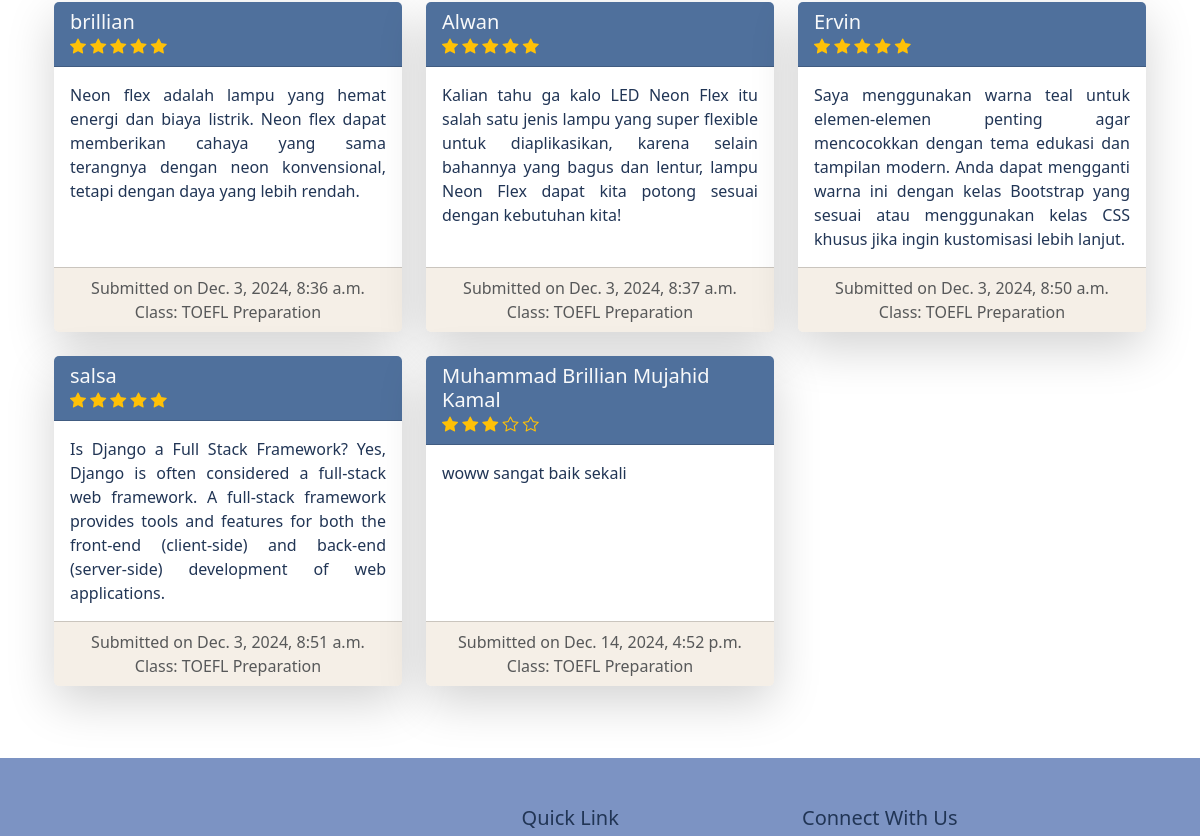
/testimonials/ (middle part), run on an earlier commit of the app's database.
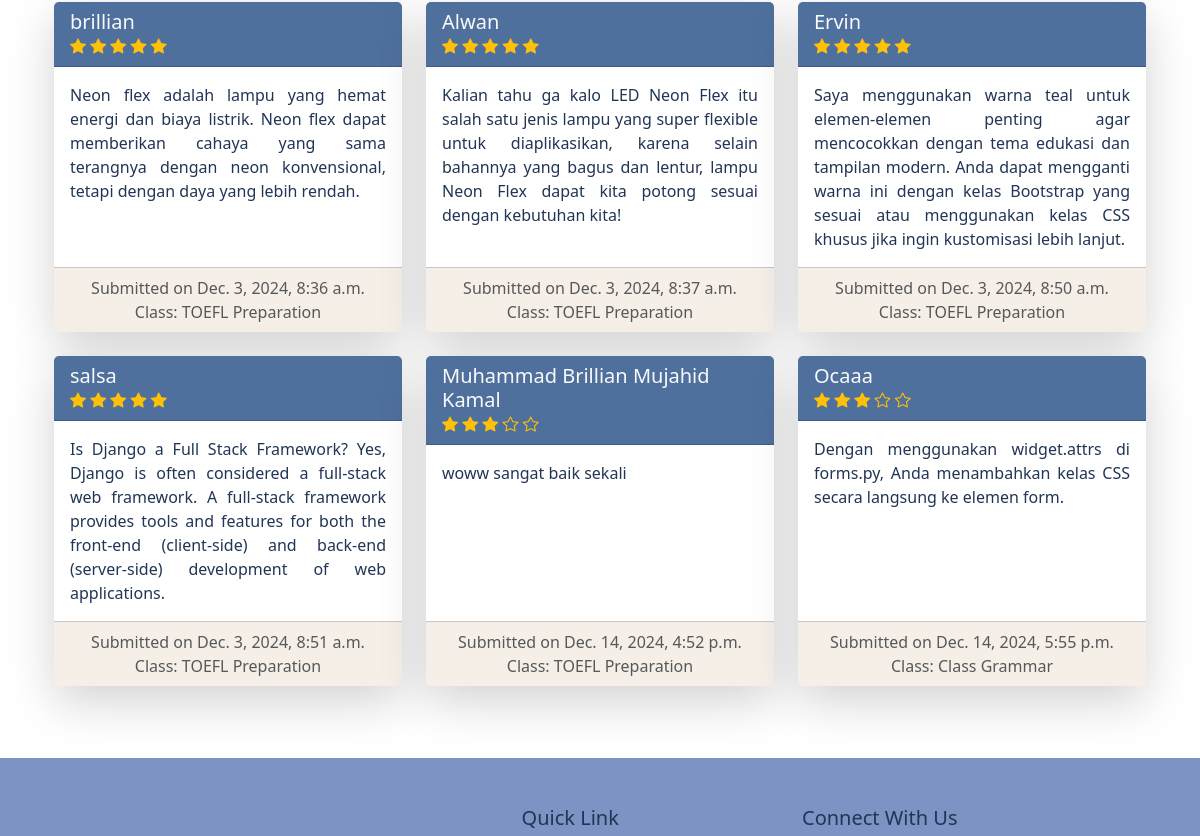
And on a later commit of the database.
### testiomonials/models.py (models this page shows, shortened)
class Testimonial(models.Model):
    name = models.CharField(max_length=100)
    email = models.EmailField()
    comment = models.TextField()
    rating = models.PositiveSmallIntegerField(default=5)  # Rating antara 1-5
    created_at = models.DateTimeField(auto_now_add=True)
    class_name = models.CharField(max_length=100, choices=CLASS_CHOICES, default='TOEFL Preparation')  # Menambahkan default

### testiomonials/views.py (the view)
# urls.py: path('testimonials/',other.comments,name='testimonials'),
def comments(request):
    testimonials = Testimonial.objects.all()
    if request.method == 'POST':
        form = TestimonialForm(request.POST)
        if form.is_valid():
            form.save()
            return redirect('testimonials')  # Redirect ke halaman index setelah submit
    else:
        form = TestimonialForm()
    return render(request, 'testimonials.html', {'form': form, 'testimonials': testimonials})

### classPage/context_processors.py (called while the page is built)
def global_testimonials(request):
    return {
        'global_testimonials': Testimonial.objects.all()
    }

### templates/testimonials.html (shortened to what this page needs)
{% extends 'base.html' %}
{% block content %}
<main class="container">
    <section class="container my-5">
        <div class="row">
            {% for testimonial in testimonials %}
                <div class="col-md-4 mb-4">
                    <div class="card h-100 shadow-lg border-0 rounded">
                        <div class="card-header bg-medium-dark2 text-light">
                            <h5 class="card-title mb-0">{{ testimonial.name }}</h5>
                            <div>
                                {% for i in "12345"|slice:":5" %}
                                    {% if forloop.counter <= testimonial.rating %}
                                        <i class="bi bi-star-fill text-warning"></i>
                                    {% else %}
                                        <i class="bi bi-star text-warning"></i>
                                    {% endif %}
                                {% endfor %}
                            </div>
                        </div>
                        <div class="card-body">
                            <p class="card-text text-justify">{{ testimonial.comment }}</p>
                        </div>
                        <div class="card-footer bg-light1 text-muted text-sm text-center">
                            Submitted on {{ testimonial.created_at }}<br>
                            Class: {{ testimonial.class_name }}
                        </div>
                    </div>
                </div>
            {% endfor %}
        </div>
    </section>
</main>
{% endblock content %}

What changed in the data, as far as the page shows it:
added Testimonial: name "Ocaaa", rating 3 (drawn), comment "Dengan menggunakan widget.attrs di forms.py, Anda menambahkan kelas CSS secara langsung ke elemen form.", created_at "Dec. 14, 2024, 5:55 p.m.", class_name "Class Grammar"
